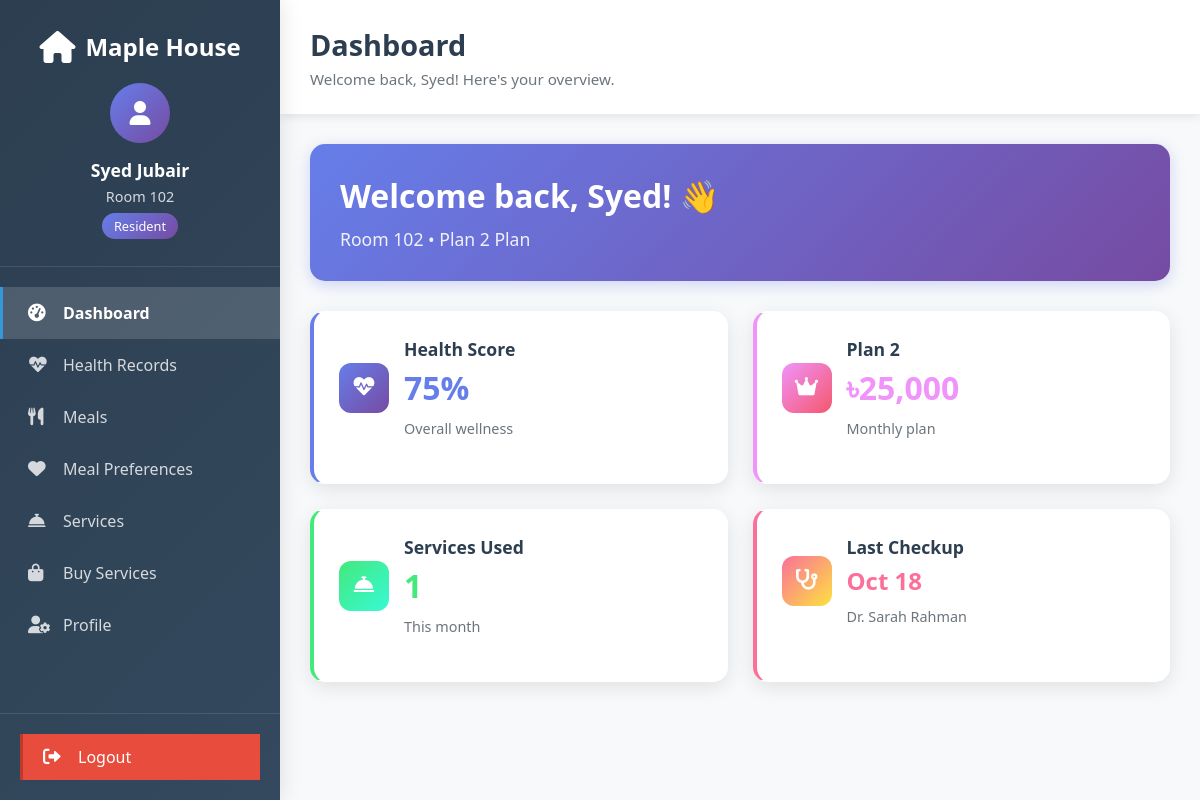
The page /resident/dashboard.php (signed in) on the database its author committed.
### tables this page shows
CREATE TABLE `residents` (
  `id` int(11) NOT NULL,
  `user_id` int(11) DEFAULT NULL,
  `room_number` varchar(10) DEFAULT NULL,
  `plan_id` int(11) DEFAULT NULL,
  `admission_date` date DEFAULT NULL,
  `medical_conditions` text DEFAULT NULL,
  `allergies` text DEFAULT NULL,
  `family_contact_info` text DEFAULT NULL,
  `payment_status` enum('Paid','Pending','Overdue') DEFAULT 'Pending',
  `last_payment_date` date DEFAULT NULL,
  `next_payment_due` date DEFAULT NULL,
  `health_score` int(11) DEFAULT 70,
  `mental_health_score` int(11) DEFAULT 70,
  `laundry_usage_current_month` int(11) DEFAULT 0,
  `cleaning_usage_current_month` int(11) DEFAULT 0,
  `created_at` timestamp NOT NULL DEFAULT current_timestamp(),
  `updated_at` timestamp NOT NULL DEFAULT current_timestamp() ON UPDATE current_timestamp()
);

CREATE TABLE `users` (
  `id` int(11) NOT NULL,
  `username` varchar(50) NOT NULL,
  `email` varchar(100) NOT NULL,
  `password` varchar(255) NOT NULL,
  `role_id` int(11) DEFAULT NULL,
  `first_name` varchar(50) NOT NULL,
  `last_name` varchar(50) NOT NULL,
  `phone` varchar(20) DEFAULT NULL,
  `address` text DEFAULT NULL,
  `date_of_birth` date DEFAULT NULL,
  `gender` enum('Male','Female','Other') DEFAULT NULL,
  `emergency_contact_name` varchar(100) DEFAULT NULL,
  `emergency_contact_phone` varchar(20) DEFAULT NULL,
  `family_contact_info` text DEFAULT NULL,
  `profile_image` varchar(255) DEFAULT NULL,
  `is_active` tinyint(1) DEFAULT 1,
  `created_at` timestamp NOT NULL DEFAULT current_timestamp(),
  `updated_at` timestamp NOT NULL DEFAULT current_timestamp() ON UPDATE current_timestamp()
);

CREATE TABLE `payment_plans` (
  `id` int(11) NOT NULL,
  `plan_name` varchar(50) NOT NULL,
  `monthly_fee` decimal(10,2) DEFAULT 0.00,
  `yearly_fee` decimal(10,2) DEFAULT 0.00,
  `laundry_limit` int(11) DEFAULT 0,
  `cleaning_limit` int(11) DEFAULT 0,
  `description` text DEFAULT NULL,
  `created_at` timestamp NOT NULL DEFAULT current_timestamp()
);

CREATE TABLE `health_records` (
  `id` int(11) NOT NULL,
  `resident_id` int(11) DEFAULT NULL,
  `doctor_id` int(11) DEFAULT NULL,
  `checkup_date` date DEFAULT NULL,
  `blood_pressure` varchar(20) DEFAULT NULL,
  `blood_sugar` decimal(5,2) DEFAULT NULL,
  `weight` decimal(5,2) DEFAULT NULL,
  `heart_rate` int(11) DEFAULT NULL,
  `temperature` decimal(4,2) DEFAULT NULL,
  `notes` text DEFAULT NULL,
  `prescribed_medicines` text DEFAULT NULL,
  `next_checkup_date` date DEFAULT NULL,
  `created_at` timestamp NOT NULL DEFAULT current_timestamp()
);

### resident/dashboard.php (the view, shortened to what this page needs)
<?php
$database = new Database();
$db = $database->getConnection();
$resident_query = "SELECT u.*, r.*, pp.plan_name, pp.monthly_fee, pp.laundry_limit, pp.cleaning_limit
                   FROM users u
                   JOIN residents r ON u.id = r.user_id
                   JOIN payment_plans pp ON r.plan_id = pp.id
                   WHERE u.id = :user_id";
$resident_stmt = $db->prepare($resident_query);
$resident_stmt->bindParam(':user_id', $_SESSION['user_id']);
$resident_stmt->execute();
$resident = $resident_stmt->fetch(PDO::FETCH_ASSOC);
$health_query = "SELECT hr.*, CONCAT(d.first_name, ' ', d.last_name) as doctor_name
                 FROM health_records hr
                 LEFT JOIN doctors doc ON hr.doctor_id = doc.id
                 LEFT JOIN users d ON doc.user_id = d.id
                 WHERE hr.resident_id = :resident_id
                 ORDER BY hr.checkup_date DESC LIMIT 1";
$health_stmt = $db->prepare($health_query);
$health_stmt->bindParam(':resident_id', $resident['id']);
$health_stmt->execute();
$latest_health = $health_stmt->fetch(PDO::FETCH_ASSOC);
$current_month = date('Y-m');
$usage_query = "SELECT service_id, COUNT(*) as usage_count
                FROM service_requests sr
                JOIN services s ON sr.service_id = s.id
                WHERE sr.resident_id = :resident_id
                AND DATE_FORMAT(sr.request_date, '%Y-%m') = :current_month
                AND sr.status = 'Completed'
                GROUP BY service_id";
$usage_stmt = $db->prepare($usage_query);
$usage_stmt->bindParam(':resident_id', $resident['id']);
$usage_stmt->bindParam(':current_month', $current_month);
$usage_stmt->execute();
$service_usage = $usage_stmt->fetchAll(PDO::FETCH_ASSOC);
$health_score = $resident['health_score'] ?? 85;
if ($latest_health && isset($latest_health['blood_pressure'])) {
    $bp_parts = explode('/', $latest_health['blood_pressure']);
    $systolic = isset($bp_parts[0]) ? (int)$bp_parts[0] : 0;
    $diastolic = isset($bp_parts[1]) ? (int)$bp_parts[1] : 0;
    $health_score = min(100, max(0,
        ($systolic > 0 && $systolic < 140 ? 25 : 0) +
        ($diastolic > 0 && $diastolic < 90 ? 25 : 0) +
        (isset($latest_health['heart_rate']) && $latest_health['heart_rate'] >= 60 && $latest_health['heart_rate'] <= 100 ? 25 : 0) +
        25
    ));
}
?>
<!DOCTYPE html>
<html lang="en">
<head>
    <link href="https://cdnjs.cloudflare.com/ajax/libs/font-awesome/6.0.0/css/all.min.css" rel="stylesheet">
</head>
<body>
    <div class="dashboard-container">
        <nav class="sidebar" id="sidebar">
            <div class="sidebar-header">
                <div class="logo">
                    <i class="fas fa-home"></i>
                    <span>Maple House</span>
                </div>
                <div class="user-info">
                    <div class="user-avatar">
                        <i class="fas fa-user"></i>
                    </div>
                    <div class="user-details">
                        <h4><?php echo htmlspecialchars($resident['first_name'] . ' ' . $resident['last_name']); ?></h4>
                        <p>Room <?php echo htmlspecialchars($resident['room_number']); ?></p>
                        <span class="role-badge">Resident</span>
                    </div>
                </div>
            </div>
            <ul class="nav-menu">
                <li class="nav-item">
                    <a href="#" class="nav-link active" onclick="showDashboard(); return false;">
                        <i class="fas fa-tachometer-alt"></i>
                        <span>Dashboard</span>
                    </a>
                </li>
                <li class="nav-item">
                    <a href="#" class="nav-link" onclick="loadPage('health.php'); return false;">
                        <i class="fas fa-heartbeat"></i>
                        <span>Health Records</span>
                    </a>
                </li>
                <li class="nav-item">
                    <a href="?page=meals" onclick="event.preventDefault(); loadPage('meals.php')" class="nav-link" data-page="meals">
                        <i class="fas fa-utensils"></i>
                        Meals
                    </a>
                </li>
                <li class="nav-item">
                    <a href="?page=meal_preferences" onclick="event.preventDefault(); loadPage('meal_preferences.php')" class="nav-link" data-page="meal_preferences">
                        <i class="fas fa-heart"></i>
                        Meal Preferences
                    </a>
                </li>
                <li class="nav-item">
                    <a href="#" class="nav-link" onclick="loadPage('services.php'); return false;">
                        <i class="fas fa-concierge-bell"></i>
                        <span>Services</span>
                    </a>
                </li>
                <li class="nav-item">
                    <a href="#" class="nav-link" onclick="loadPage('buy_services.php'); return false;">
                        <i class="fas fa-shopping-bag"></i>
                        <span>Buy Services</span>
                    </a>
                </li>
                <li class="nav-item">
                    <a href="#" class="nav-link" onclick="loadPage('profile.php'); return false;">
                        <i class="fas fa-user-cog"></i>
                        <span>Profile</span>
                    </a>
                </li>
            </ul>
            <div class="sidebar-footer">
                <a href="../logout.php" class="nav-link logout-btn">
                    <i class="fas fa-sign-out-alt"></i> <span class="nav-text">Logout</span>
                </a>
            </div>
        </nav>
        <main class="main-content">
            <div class="content-header">
                <h1 id="page-title">Dashboard</h1>
                <p id="page-subtitle">Welcome back, <?php echo htmlspecialchars($resident['first_name']); ?>! Here's your overview.</p>
            </div>
            <div class="content-body">
                <div class="dashboard-content" id="dashboard-content">
                    <div style="background: linear-gradient(135deg, #667eea 0%, #764ba2 100%); padding: 30px; border-radius: 15px; color: white; margin-bottom: 30px; box-shadow: 0 4px 15px rgba(102, 126, 234, 0.3);">
                        <h1 style="margin: 0 0 10px 0; font-size: 2rem; font-weight: 700;">Welcome back, <?php echo htmlspecialchars($resident['first_name']); ?>! 👋</h1>
                        <p style="margin: 0; font-size: 1.1rem; opacity: 0.9;">Room <?php echo htmlspecialchars($resident['room_number']); ?> • <?php echo htmlspecialchars($resident['plan_name']); ?> Plan</p>
                    </div>
                    <div class="stats-grid" style="margin-bottom: 35px;">
                        <div class="stat-card" style="border-left: 4px solid #667eea;">
                            <div class="stat-card-header">
                                <div class="stat-card-icon" style="background: linear-gradient(135deg, #667eea 0%, #764ba2 100%);">
                                    <i class="fas fa-heartbeat"></i>
                                </div>
                                <div style="flex: 1;">
                                    <div class="stat-card-title">Health Score</div>
                                    <div class="stat-card-value" style="font-size: 2rem; color: #667eea;"><?php echo $health_score; ?>%</div>
                                    <div class="stat-card-subtitle">Overall wellness</div>
                                </div>
                            </div>
                        </div>
                        <div class="stat-card" style="border-left: 4px solid #f093fb;">
                            <div class="stat-card-header">
                                <div class="stat-card-icon" style="background: linear-gradient(135deg, #f093fb 0%, #f5576c 100%);">
                                    <i class="fas fa-crown"></i>
                                </div>
                                <div style="flex: 1;">
                                    <div class="stat-card-title"><?php echo htmlspecialchars($resident['plan_name']); ?></div>
                                    <div class="stat-card-value" style="font-size: 2rem; color: #f093fb;">৳<?php echo number_format($resident['monthly_fee']); ?></div>
                                    <div class="stat-card-subtitle">Monthly plan</div>
                                </div>
                            </div>
                        </div>
                        <div class="stat-card" style="border-left: 4px solid #43e97b;">
                            <div class="stat-card-header">
                                <div class="stat-card-icon" style="background: linear-gradient(135deg, #43e97b 0%, #38f9d7 100%);">
                                    <i class="fas fa-concierge-bell"></i>
                                </div>
                                <div style="flex: 1;">
                                    <div class="stat-card-title">Services Used</div>
                                    <div class="stat-card-value" style="font-size: 2rem; color: #43e97b;"><?php echo count($service_usage); ?></div>
                                    <div class="stat-card-subtitle">This month</div>
                                </div>
                            </div>
                        </div>
                        <div class="stat-card" style="border-left: 4px solid #fa709a;">
                            <div class="stat-card-header">
                                <div class="stat-card-icon" style="background: linear-gradient(135deg, #fa709a 0%, #fee140 100%);">
                                    <i class="fas fa-stethoscope"></i>
                                </div>
                                <div style="flex: 1;">
                                    <div class="stat-card-title">Last Checkup</div>
                                    <div class="stat-card-value" style="font-size: 1.5rem; color: #fa709a;">
                                        <?php
                                        if ($latest_health) {
                                            echo date('M j', strtotime($latest_health['checkup_date']));
                                        } else {
                                            echo 'N/A';
                                        }
                                        ?>
                                    </div>
                                    <div class="stat-card-subtitle">
                                        <?php
                                        if ($latest_health && $latest_health['doctor_name']) {
                                            echo 'Dr. ' . htmlspecialchars($latest_health['doctor_name']);
                                        } else {
                                            echo 'No recent checkup';
                                        }
                                        ?>
                                    </div>
                                </div>
                            </div>
                        </div>
                    </div>
                </div>
            </div>
        </main>
    </div>
</body>
</html>

### rows shown on the page
residents: user.last_name "Syed Jubair", room_number "102", user.first_name "Syed", plan.plan_name "Plan 2", plan.monthly_fee "25,000"
health_records: health_score "75", checkup_date "Oct 18"

### other values the page prints
count($service_usage) "1"
$latest_health['doctor_name'] "Sarah Rahman"
